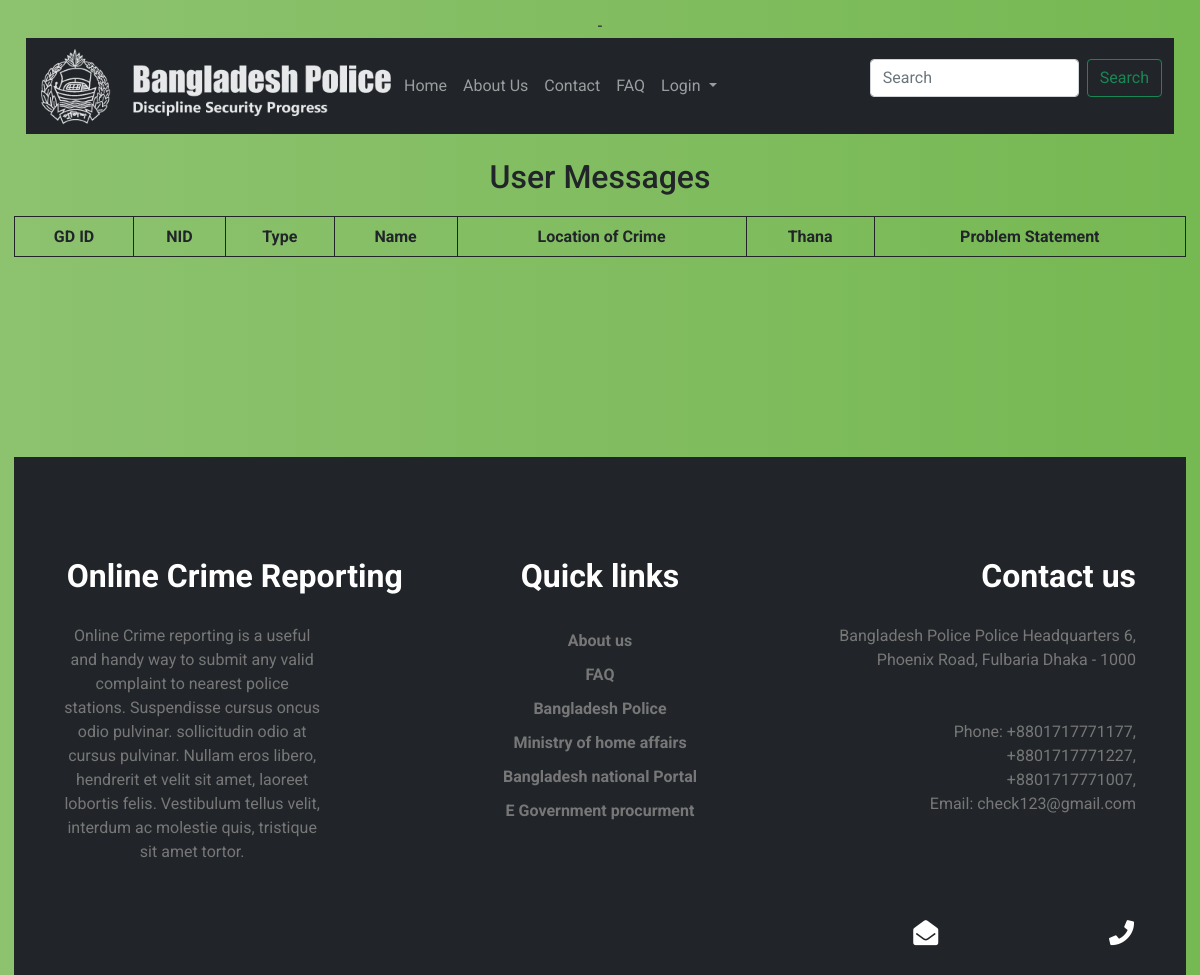
The page /Pages/allcomplains.php on the database as committed earlier.
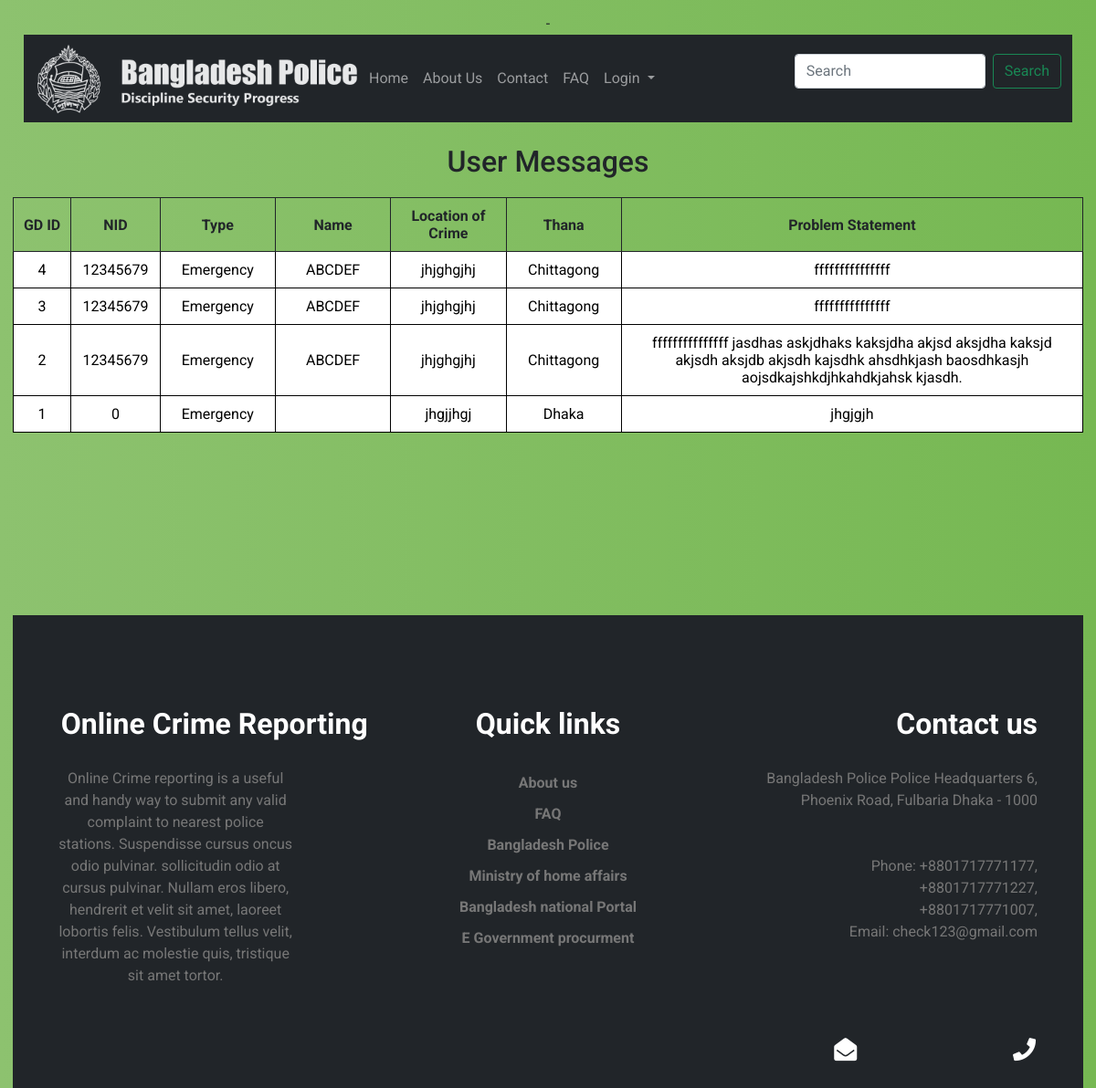
The same page on the database as committed later.
### tables this page shows
CREATE TABLE `gd` (
  `gdid` int(9) NOT NULL,
  `nid` bigint(30) NOT NULL,
  `type` varchar(20) NOT NULL,
  `name` varchar(40) NOT NULL,
  `location of crime` varchar(255) NOT NULL,
  `thana name` varchar(30) NOT NULL,
  `problem statement` text NOT NULL,
  `photo` varchar(255) NOT NULL
);

### Pages/allcomplains.php (the view, shortened to what this page needs)
-<?php
  include "../php/db.php";
?>
<!DOCTYPE html>
<html lang="en">
<head>
    <link href="../css/bootstrap.min.css" rel="stylesheet">
    <link rel="stylesheet" href="../css/style.css">
    <link rel="stylesheet" href="../css/responsive.css">
  <link rel="stylesheet" type="text/css" href="../css/login_style.css">
  <link rel="stylesheet" href="https://cdnjs.cloudflare.com/ajax/libs/font-awesome/4.7.0/css/font-awesome.min.css">
  <link rel="stylesheet" href="https://use.fontawesome.com/releases/v5.15.1/css/all.css">
    <link href="../css/historytable.css" rel="stylesheet">
</head>
<body>
<div class="container-fluid">
    <?php
        include "../php/navbar.php";
    ?>
</div>
<div>
  <br>
<h2> User Messages</h2>
<table id="t">
  <thead>
    <tr>
      <th scope="col">GD ID</th>
      <th scope="col">NID</th>
      <th scope="col">Type</th>
      <th scope="col">Name</th>
      <th scope="col">Location of Crime</th>
      <th scope="col">Thana</th>
      <th scope="col">Problem Statement</th>
    </tr>
  </thead>
  <?php
      $query="select * from gd order by gdid desc limit 10000";
      $result=mysqli_query($conn,$query);
      while($rows=mysqli_fetch_assoc($result)){
  ?>
  <tbody style="background-color: white; color: black;">
      <tr>
        <td class="five"><?php echo $rows['gdid']; ?></td>
        <td class="five"><?php echo $rows['nid']; ?></td>
        <td class="ten"><?php echo $rows['type']; ?></td>
        <td class="ten"><?php echo $rows['name']; ?></td>
        <td class="twenty"><?php echo $rows['location of crime']; ?></td>
        <td class="ten"><?php echo $rows['thana name']; ?></td>
        <td class="cproblem"><?php echo $rows['problem statement']; ?></td>
      </tr>
    </tbody>
  <?php
    }
  ?>
</table>
</div>
<?php
    include "../php/footer.php";
    ?>
</body>
</html>

### php/navbar.php (shortened to what this page needs)
<nav class="navbar navbar-expand-lg navbar-dark bg-dark dmenu">
            <div class="container-fluid dmenudiv">
                <img src="../images/logo2.png">
              <div class="collapse navbar-collapse" id="navbarSupportedContent">
                <ul class="navbar-nav me-auto mb-2 mb-lg-0">
                  <li class="nav-item">
                    <a class="nav-link" aria-current="page" href="home.php">Home</a>
                  </li>
                  <li class="nav-item">
                    <a class="nav-link" href="../Pages/about.php">About Us</a>
                  </li>
                  <li class="nav-item">
                    <a class="nav-link" aria-current="page" href="../Pages/contact.php">Contact</a>
                  </li>
                  <li class="nav-item">
                    <a class="nav-link" href="../Pages/faq.php">FAQ</a>
                  </li>
                  <li class="nav-item dropdown">
                    <?php
                      if($_SESSION["name"]) {
                        echo '<p style="color: white;"> Welcome <code>'.$_SESSION["name"].'</code></p>';
                        echo '<li class="nav-item">
                          <a class="nav-link active" aria-current="page" href="../php/logout_session.php">Logout</a>';
                        }
                        elseif(isset($_SESSION['aid'])) {
                          echo '<p style="color: white;"> Welcome <code> '.$_SESSION["aname"].' </code></p>';
                          echo '<li class="nav-item">
                            <a class="nav-link active" aria-current="page" href="../php/logout_session.php">Logout</a>';
                        }
                        else {
                        echo '<a class="nav-link dropdown-toggle" href="#" id="navbarDropdown" role="button" data-bs-toggle="dropdown" aria-expanded="false">
                          Login
                        </a>
                        <ul class="dropdown-menu" aria-labelledby="navbarDropdown">
                          <li><a class="dropdown-item" href="../Pages/login.php">User</a></li>
                          <li><a class="dropdown-item" href="../Pages/official_login.php">Admin</a></li>
                        </ul>';
                      }
                    ?>
                    </li>
                </ul>
                <form class="d-flex">
                  <input class="form-control me-2" type="search" placeholder="Search" aria-label="Search">
                  <button class="btn btn-outline-success" type="submit">Search</button>
                </form>
              </div>
            </div>
          </nav>

### php/footer.php
<div class="foot bg-dark">
          <div class="row" style="margin-top:200px; padding: 100px 50px; padding-bottom: 20px;">
            <div class="col-lg-4">
            <h2> Online Crime Reporting</h2>
                <p style="padding-right:85px; padding-top: 20px;">
                  Online Crime reporting is a useful and handy way to submit any valid complaint to nearest police stations. Suspendisse cursus oncus odio pulvinar.  sollicitudin odio at cursus pulvinar. Nullam eros libero, hendrerit et velit sit amet, laoreet lobortis felis. Vestibulum tellus velit, interdum ac molestie quis, tristique sit amet tortor.
                </p>
            </div>
            <div class="col-lg-4">
            <h2> Quick links</h2>
              <ul>
                      <li><a href="../pages/about.php">About us</a></li>
                      <li><a href="../pages/faq.php">FAQ</a></li>
                      <li><a href="https://www.police.gov.bd/">Bangladesh Police</a></li>
                      <li><a href="http://www.mha.gov.bd/">Ministry of home affairs</a></li>
                      <li><a href="https://bangladesh.gov.bd/index.php">Bangladesh national Portal</a></li>
                      <li><a href="https://www.eprocure.gov.bd/">E Government procurment</a></li>
                    </ul>
            </div>
            <div class="col-lg-4" style="text-align: right;">
            <h2 style="padding-bottom: 20px;">Contact us</h2>
              <p>
                Bangladesh Police Police Headquarters 6, Phoenix Road, Fulbaria Dhaka - 1000<br><br><br>
                Phone: +8801717771177,<br>
                +8801717771227,<br>
                +8801717771007,<br>
                Email: check123@gmail.com
              </p>
            </div>
    </div>
    <div class="tray container-fluid" slyle="color:white;">
      <ul>
        <li>
          <a href="mailto:tatineesarkersunom@gmail.com"><i class="fa fa-envelope-open"></i></a>
        </li>
        <li>
          <a href="https://www.facebook.com/BangladeshPoliceOfficialPage"><i class="fa fa-facebook"></i></a>
        </li>
        <li>
          <a href="https://www.youtube.com/channel/UCiEciIZfqbetHCJe6oCi6FQ"><i class="fa fa-youtube"></i></a>
        </li>
        <li>
          <a href="https://twitter.com/bd_police"><i class="fa fa-twitter"></i></a>
        </li>
        <li>
          <a href="tel:+8801794064545"><i class="fa fa-phone"></i></a>
        </li>
      </ul>
    </div>
</div>

### css/style.css (style rules this page uses)
body { background-size: cover; background-image: url(../Images/bg1.jpg); background-position: center; }
body, html { width: 100%; max-width: 100%; height: 100%; font-family: "Lato"; color: #212529; }
.foot { color: white; padding-bottom: 0; margin-bottom: -21px; }
.foot p { color: #777; }
.foot a { text-decoration: none; color: #777; font-weight: bold; }
.foot ul li { list-style-type: none; padding: 5px 0px; }
.foot ul { padding-left: 0; padding-top: 20px; }
.foot h2 { font-weight: bold; }
.tray { text-align: right; }
.tray ul { padding-right: 30px; }
.tray ul li { display: inline-block; padding: 0px 10px; padding-bottom: 30px; }
.tray ul li a { font-size: 25px; color: white; }

### css/login_style.css (style rules this page uses)
body { background: #76b852; background: -webkit-linear-gradient(right, #76b852, #8DC26F); background: -moz-linear-gradient(right, #76b852, #8DC26F); background: -o-linear-gradient(right, #76b852, #8DC26F); background: linear-gradient(to left, #76b852, #8DC26F); font-family: "Roboto", sans-serif; -webkit-font-smoothing: antialiased; -moz-osx-font-smoothing: grayscale; }

### css/historytable.css (style rules this page uses)
body { padding: 14px; text-align: center; }
table { width: 100%; margin: 20px auto; table-layout: auto; }
table, td, th { border-collapse: collapse; }
th, td { padding: 10px; border: solid 1px; text-align: center; }
.cproblem { width: 40%; }
.five { width: 5%; }
.ten { width: 10%; }
.twenty { width: 10%; }

Rows that differ between the two databases and show on the page:
added gd: gdid "4", nid "12345679", type "Emergency", name "ABCDEF", location of crime "jhjghgjhj", thana name "Chittagong", problem statement "fffffffffffffff"
added gd: gdid "3", nid "12345679", type "Emergency", name "ABCDEF", location of crime "jhjghgjhj", thana name "Chittagong", problem statement "fffffffffffffff"
added gd: gdid "2", nid "12345679", type "Emergency", name "ABCDEF", location of crime "jhjghgjhj", thana name "Chittagong", problem statement "fffffffffffffff jasdhas askjdhaks kaksjdha akjsd aksjdha kaksjd akjsdh aksjdb akjsdh kajsdhk ahsdhkjash baosdhkasjh aojsdkajshkdjhkahdkjahsk kjasdh."
added gd: gdid "1", nid "0", type "Emergency", location of crime "jhgjjhgj", thana name "Dhaka", problem statement "jhgjgjh"
